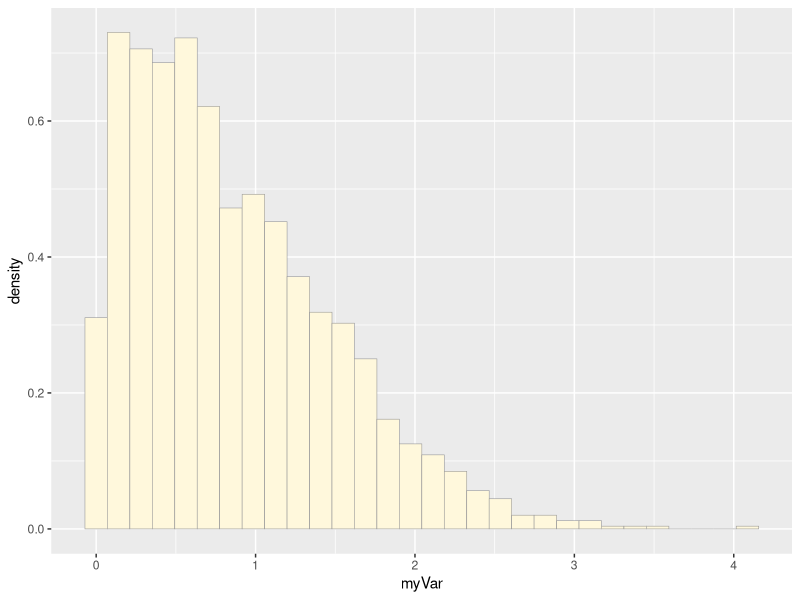
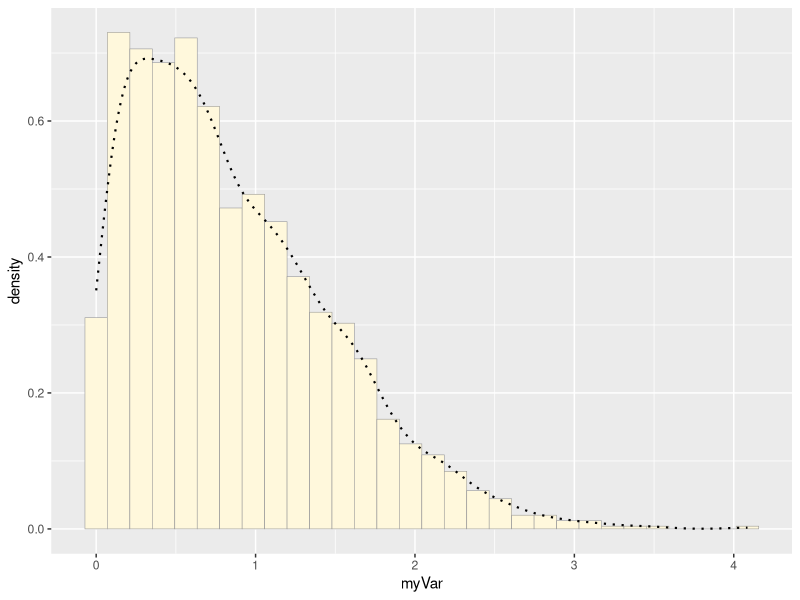
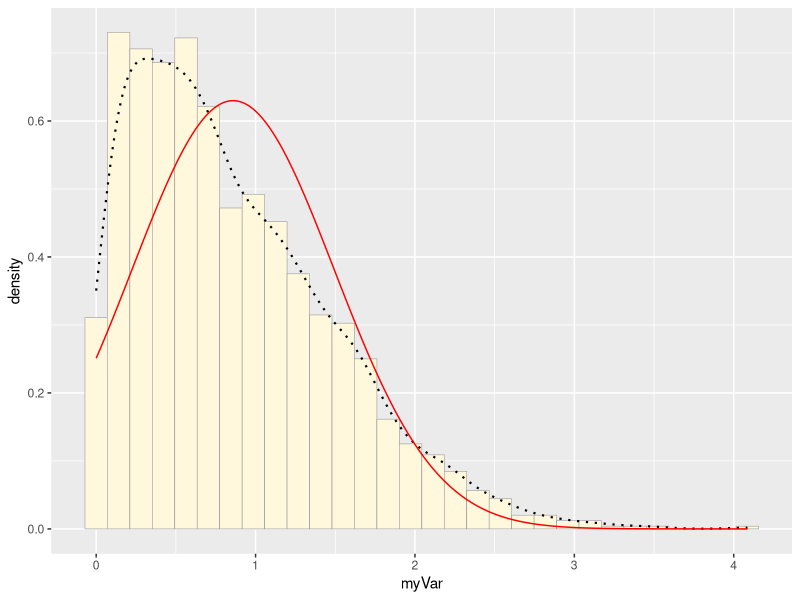
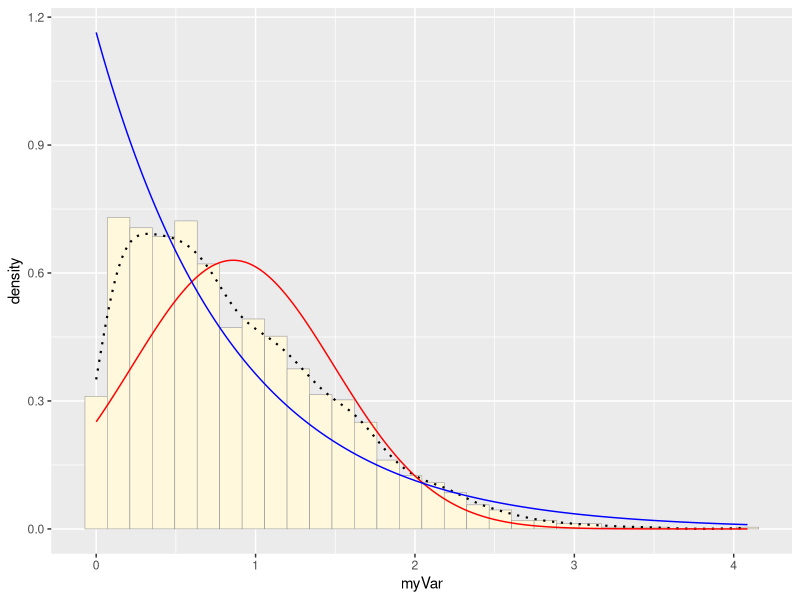
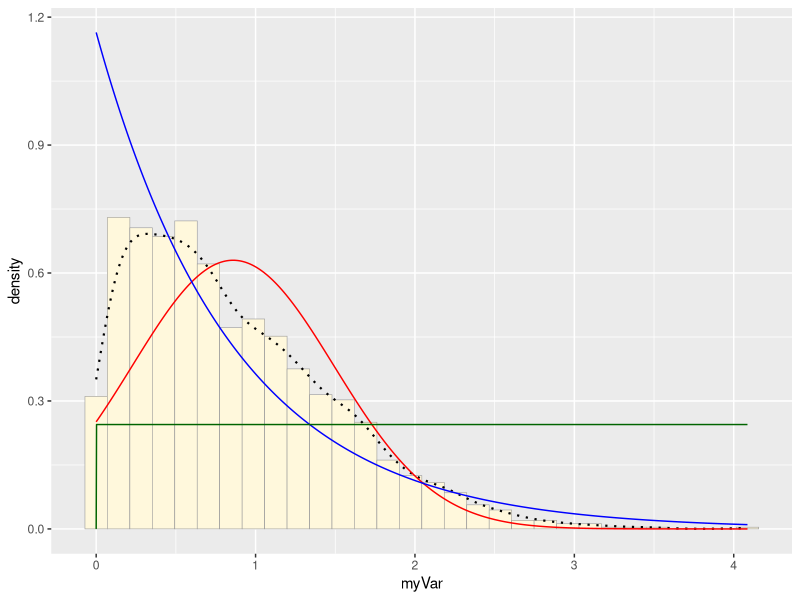
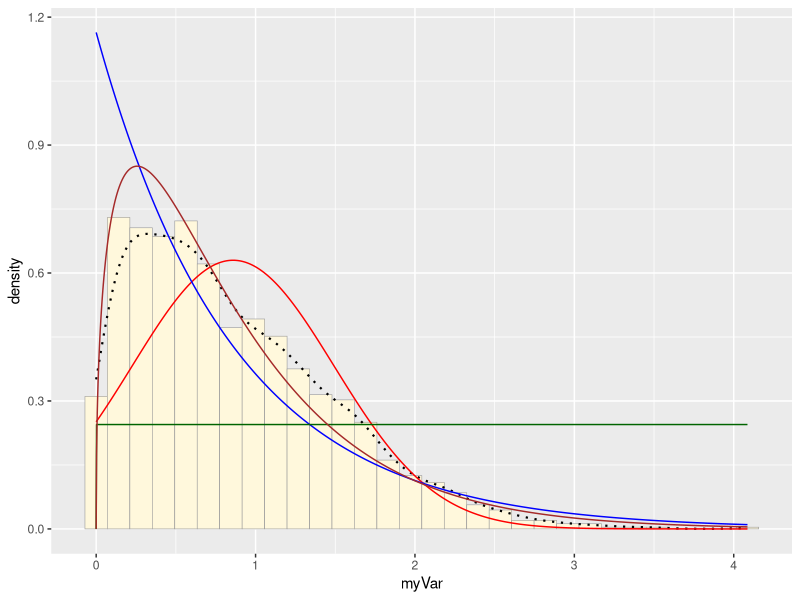
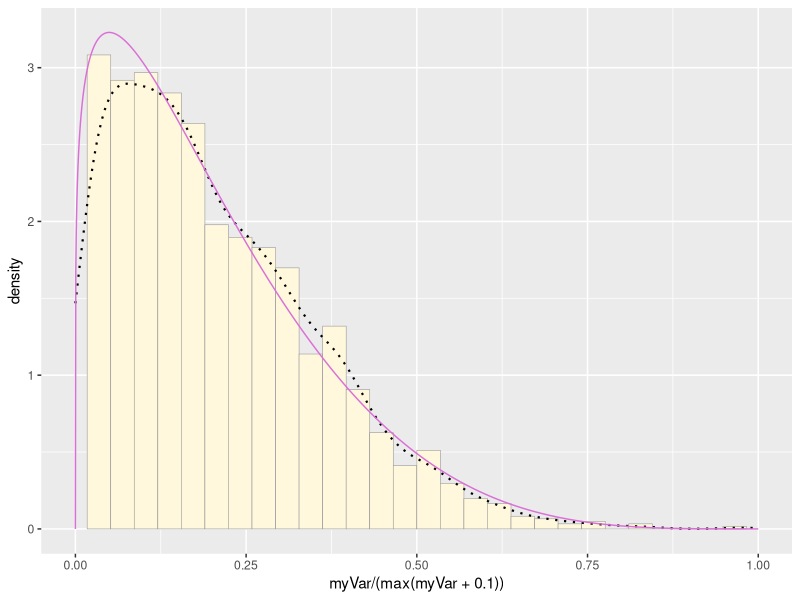

Source code (R) for these figures, in order:
## ---- chunk 1
knitr::opts_chunk$set(echo = TRUE)
## ---- chunk 2

library(ggplot2) # for graphics
library(MASS) # for maximum likelihood estimation

#read the data csv

#z <- read.table("MyDataFile.csv",header=TRUE,sep=",")
#str(z)
#summary(z)

# quick and dirty, a truncated normal distribution to work on the solution set

z <- rnorm(n=3000,mean=0.2)
z <- data.frame(1:3000,z)
names(z) <- list("ID","myVar")
z <- z[z$myVar>0,]
str(z)
summary(z$myVar)

## ---- chunk 3

library(ggplot2) # for graphics
library(MASS) # for maximum likelihood estimation

p1 <- ggplot(data=z, aes(x=myVar, y=..density..)) +
  geom_histogram(color="grey60",fill="cornsilk",size=0.2) 
print(p1)

## ---- chunk 4

library(ggplot2) # for graphics
library(MASS) # for maximum likelihood estimation

p1 <-  p1 +  geom_density(linetype="dotted",size=0.75)
print(p1)

## ---- chunk 5

library(ggplot2) # for graphics
library(MASS) # for maximum likelihood estimation

normPars <- fitdistr(z$myVar,"normal")
print(normPars)
str(normPars)
normPars$estimate["mean"] # note structure of getting a named attribute

## ---- chunk 6

library(ggplot2) # for graphics
library(MASS) # for maximum likelihood estimation

meanML <- normPars$estimate["mean"]
sdML <- normPars$estimate["sd"]

xval <- seq(0,max(z$myVar),len=length(z$myVar))

 stat <- stat_function(aes(x = xval, y = ..y..), fun = dnorm, colour="red", n = length(z$myVar), args = list(mean = meanML, sd = sdML))
 p1 + stat

## ---- chunk 7

library(ggplot2) # for graphics
library(MASS) # for maximum likelihood estimation

expoPars <- fitdistr(z$myVar,"exponential")
rateML <- expoPars$estimate["rate"]

stat2 <- stat_function(aes(x = xval, y = ..y..), fun = dexp, colour="blue", n = length(z$myVar), args = list(rate=rateML))
 p1 + stat + stat2
 
## ---- chunk 8

library(ggplot2) # for graphics
library(MASS) # for maximum likelihood estimation

stat3 <- stat_function(aes(x = xval, y = ..y..), fun = dunif, colour="darkgreen", n = length(z$myVar), args = list(min=min(z$myVar), max=max(z$myVar)))
 p1 + stat + stat2 + stat3
 
## ---- chunk 9

library(ggplot2) # for graphics
library(MASS) # for maximum likelihood estimation

gammaPars <- fitdistr(z$myVar,"gamma")
shapeML <- gammaPars$estimate["shape"]
rateML <- gammaPars$estimate["rate"]

stat4 <- stat_function(aes(x = xval, y = ..y..), fun = dgamma, colour="brown", n = length(z$myVar), args = list(shape=shapeML, rate=rateML))
 p1 + stat + stat2 + stat3 + stat4
 
## ---- chunk 10

library(ggplot2) # for graphics
library(MASS) # for maximum likelihood estimation

pSpecial <- ggplot(data=z, aes(x=myVar/(max(myVar + 0.1)), y=..density..)) +
  geom_histogram(color="grey60",fill="cornsilk",size=0.2) + 
  xlim(c(0,1)) +
  geom_density(size=0.75,linetype="dotted")

betaPars <- fitdistr(x=z$myVar/max(z$myVar + 0.1),start=list(shape1=1,shape2=2),"beta")
shape1ML <- betaPars$estimate["shape1"]
shape2ML <- betaPars$estimate["shape2"]

statSpecial <- stat_function(aes(x = xval, y = ..y..), fun = dbeta, colour="orchid", n = length(z$myVar), args = list(shape1=shape1ML,shape2=shape2ML))
pSpecial + statSpecial

